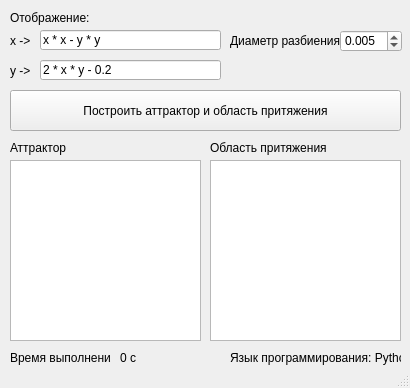
<?xml version="1.0" encoding="UTF-8"?>
<ui version="4.0">
 <class>MainWindow</class>
 <widget class="QMainWindow" name="MainWindow">
  <property name="geometry">
   <rect>
    <x>0</x>
    <y>0</y>
    <width>410</width>
    <height>388</height>
   </rect>
  </property>
  <property name="windowTitle">
   <string>MainWindow</string>
  </property>
  <widget class="QWidget" name="centralwidget">
   <widget class="QLabel" name="label">
    <property name="geometry">
     <rect>
      <x>10</x>
      <y>10</y>
      <width>81</width>
      <height>16</height>
     </rect>
    </property>
    <property name="text">
     <string>Отображение:</string>
    </property>
   </widget>
   <widget class="QLabel" name="label_2">
    <property name="geometry">
     <rect>
      <x>10</x>
      <y>60</y>
      <width>31</width>
      <height>21</height>
     </rect>
    </property>
    <property name="text">
     <string>y -&gt;</string>
    </property>
   </widget>
   <widget class="QLabel" name="label_3">
    <property name="geometry">
     <rect>
      <x>10</x>
      <y>30</y>
      <width>31</width>
      <height>21</height>
     </rect>
    </property>
    <property name="text">
     <string>x -&gt;</string>
    </property>
   </widget>
   <widget class="QPushButton" name="pushButton">
    <property name="geometry">
     <rect>
      <x>10</x>
      <y>90</y>
      <width>391</width>
      <height>41</height>
     </rect>
    </property>
    <property name="text">
     <string>Построить аттрактор и область притяжения</string>
    </property>
   </widget>
   <widget class="QLineEdit" name="lineEdit">
    <property name="geometry">
     <rect>
      <x>40</x>
      <y>30</y>
      <width>181</width>
      <height>20</height>
     </rect>
    </property>
    <property name="text">
     <string>x * x - y * y</string>
    </property>
   </widget>
   <widget class="QLineEdit" name="lineEdit_2">
    <property name="geometry">
     <rect>
      <x>40</x>
      <y>60</y>
      <width>181</width>
      <height>20</height>
     </rect>
    </property>
    <property name="text">
     <string>2 * x * y - 0.2</string>
    </property>
   </widget>
   <widget class="QLabel" name="label_4">
    <property name="geometry">
     <rect>
      <x>230</x>
      <y>30</y>
      <width>111</width>
      <height>21</height>
     </rect>
    </property>
    <property name="text">
     <string>Диаметр разбиения:</string>
    </property>
   </widget>
   <widget class="QDoubleSpinBox" name="doubleSpinBox">
    <property name="geometry">
     <rect>
      <x>340</x>
      <y>30</y>
      <width>62</width>
      <height>22</height>
     </rect>
    </property>
    <property name="decimals">
     <number>3</number>
    </property>
    <property name="singleStep">
     <double>0.100000000000000</double>
    </property>
    <property name="value">
     <double>0.005000000000000</double>
    </property>
   </widget>
   <widget class="QLabel" name="label_5">
    <property name="geometry">
     <rect>
      <x>230</x>
      <y>350</y>
      <width>171</width>
      <height>16</height>
     </rect>
    </property>
    <property name="text">
     <string>Язык программирования: Python3</string>
    </property>
   </widget>
   <widget class="QLabel" name="label_6">
    <property name="geometry">
     <rect>
      <x>10</x>
      <y>350</y>
      <width>101</width>
      <height>16</height>
     </rect>
    </property>
    <property name="text">
     <string>Время выполнения:</string>
    </property>
   </widget>
   <widget class="QLabel" name="label_7">
    <property name="geometry">
     <rect>
      <x>120</x>
      <y>350</y>
      <width>111</width>
      <height>16</height>
     </rect>
    </property>
    <property name="text">
     <string>0 с</string>
    </property>
   </widget>
   <widget class="QLabel" name="label_8">
    <property name="geometry">
     <rect>
      <x>10</x>
      <y>140</y>
      <width>191</width>
      <height>16</height>
     </rect>
    </property>
    <property name="text">
     <string>Аттрактор</string>
    </property>
   </widget>
   <widget class="QLabel" name="label_9">
    <property name="geometry">
     <rect>
      <x>210</x>
      <y>140</y>
      <width>191</width>
      <height>16</height>
     </rect>
    </property>
    <property name="text">
     <string>Область притяжения</string>
    </property>
   </widget>
   <widget class="QTextEdit" name="textEdit">
    <property name="enabled">
     <bool>true</bool>
    </property>
    <property name="geometry">
     <rect>
      <x>10</x>
      <y>160</y>
      <width>191</width>
      <height>181</height>
     </rect>
    </property>
    <property name="readOnly">
     <bool>true</bool>
    </property>
    <property name="html">
     <string>&lt;!DOCTYPE HTML PUBLIC &quot;-//W3C//DTD HTML 4.0//EN&quot; &quot;http://www.w3.org/TR/REC-html40/strict.dtd&quot;&gt;
&lt;html&gt;&lt;head&gt;&lt;meta name=&quot;qrichtext&quot; content=&quot;1&quot; /&gt;&lt;style type=&quot;text/css&quot;&gt;
p, li { white-space: pre-wrap; }
&lt;/style&gt;&lt;/head&gt;&lt;body style=&quot; font-family:'MS Shell Dlg 2'; font-size:8.25pt; font-weight:400; font-style:normal;&quot;&gt;
&lt;p style=&quot;-qt-paragraph-type:empty; margin-top:0px; margin-bottom:0px; margin-left:0px; margin-right:0px; -qt-block-indent:0; text-indent:0px;&quot;&gt;&lt;br /&gt;&lt;/p&gt;&lt;/body&gt;&lt;/html&gt;</string>
    </property>
   </widget>
   <widget class="QTextEdit" name="textEdit_2">
    <property name="geometry">
     <rect>
      <x>210</x>
      <y>160</y>
      <width>191</width>
      <height>181</height>
     </rect>
    </property>
    <property name="readOnly">
     <bool>true</bool>
    </property>
   </widget>
  </widget>
  <widget class="QMenuBar" name="menubar">
   <property name="geometry">
    <rect>
     <x>0</x>
     <y>0</y>
     <width>410</width>
     <height>21</height>
    </rect>
   </property>
  </widget>
  <widget class="QStatusBar" name="statusbar"/>
 </widget>
 <resources/>
 <connections/>
</ui>
